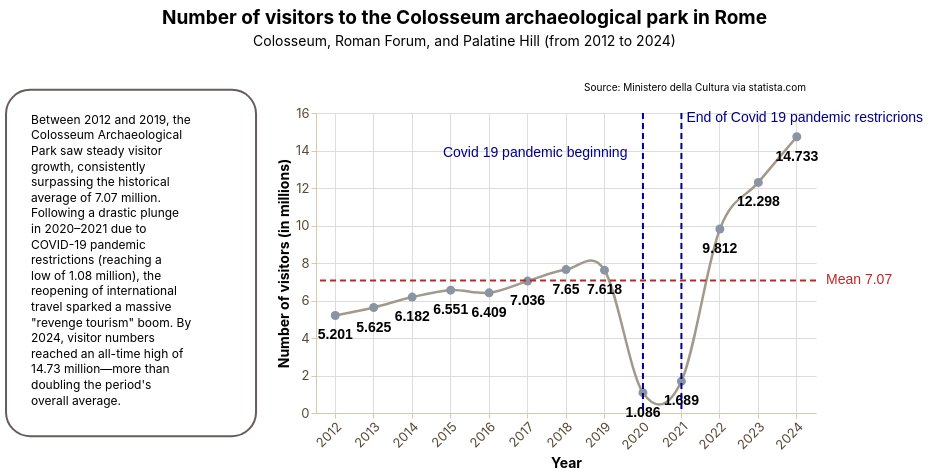

Notebook code for this chart:
### Markdown cell above
Data story with **line chart**

### Code cell
story = (
    pn.Story(
    #Builing the Story class object
        data = colosseum,
        width = 500,
        height = 300,
        template = colosseumTemplate #Using the colosseumTemplate
    )

    #Method invocation
    #Line chart
    .mark_line(
        point = True,
        interpolate = "cardinal"
    )

    #Data encoding
    .encode(
        x = alt.X(
            "year:N",
            title = "Year", 
            axis = alt.Axis(
                grid = True,
                labelAngle = -45
            )
        ),
        y = alt.Y(
            "visitors:Q",
            title = "Number of visitors (in millions)",
            axis = alt.Axis(
                grid = True
            )
        )
    )

    #Data source
    .add_source(
        text = "Source: Ministero della Cultura via statista.com",
        position = "top",
        align = "right"
    )
    
    #Title and subtitle
    .add_title(
        title = "Number of visitors to the Colosseum archaeological park in Rome",
        subtitle = "Colosseum, Roman Forum, and Palatine Hill (from 2012 to 2024)",
        align = "center"
    )

    #Context area (on the left)
    .add_context(
        text = "Between 2012 and 2019, the Colosseum Archaeological Park saw steady visitor growth, consistently surpassing the historical average of 7.07 million. Following a drastic plunge in 2020–2021 due to COVID-19 pandemic restrictions (reaching a low of 1.08 million), the reopening of international travel sparked a massive \"revenge tourism\" boom. By 2024, visitor numbers reached an all-time high of 14.73 million—more than doubling the period's overall average.",
        position = "left",
    )

    #Labels
    .add_labels_chart(
        values = "visitors:Q",
        font_size = 14,
        font_weight = "bold",
        dy = 20
    )

    #Mean
    .add_line(
        value = colosseum["visitors"],
        math = "mean",
        label_font_size = 14,
    )

    #Highlighing line
    .add_line(
        orientation = "vertical",
        value = 2020,
        label_text = "Covid 19 pandemic beginning",
        color = "darkblue",
        label_dx = -200,
        label_dy = 50,
        label_font_size = 14
    )

    #Highlighing line
    .add_line(
        orientation = "vertical",
        value = 2021,
        label_text = "End of Covid 19 pandemic restricrions",
        color = "darkblue",
        label_dx = 5,
        label_dy = 15,
        label_font_size = 14
    )

    .render()
)

story

### Figure 1 — Vega-Lite specification as saved in the notebook (floating-point values rounded to 4 significant figures)
{"config": {"view": {"continuousWidth": 300, "continuousHeight": 300, "strokeWidth": 0}, "axis": {"domainColor": "#d8c9ad", "grid": false, "labelColor": "#594a37", "labelFont": "Inter", "labelFontSize": 13, "tickColor": "#d8c9ad", "titleColor": "#000000", "titleFont": "Inter", "titleFontSize": 14}, "bar": {"color": "rgb(163, 153, 138)"}, "legend": {"labelColor": "#594a37", "labelFont": "Inter", "labelFontSize": 12, "titleColor": "#000000", "titleFont": "Inter", "titleFontSize": 12}, "line": {"color": "rgb(163, 153, 138)"}, "mark": {"strokeWidth": 2.5}, "point": {"color": "rgb(138, 148, 163)", "filled": true, "size": 80}, "range": {"category": ["rgb(163, 153, 138)", "rgb(138, 148, 163)", "#348035", "#a46cc2", "#d96027"]}, "title": {"color": "#000000", "font": "Inter", "fontSize": 19}}, "vconcat": [{"layer": [{"mark": {"type": "text", "align": "center", "baseline": "top", "color": "#000000", "font": "Inter", "fontSize": 19, "fontWeight": "bold", "text": "Number of visitors to the Colosseum archaeological park in Rome"}, "encoding": {"x": {"value": 375.0}, "y": {"value": 4}}}, {"mark": {"type": "text", "align": "center", "baseline": "top", "color": "#000000", "font": "Inter", "fontSize": 14, "text": "Colosseum, Roman Forum, and Palatine Hill (from 2012 to 2024)"}, "encoding": {"x": {"value": 375.0}, "y": {"value": 30}}}], "data": {"name": "data-6fad5c34291b82fc9632cbce143d677a"}, "height": 58, "width": 750.0}, {"hconcat": [{"layer": [{"mark": {"type": "rect", "color": "rgb(255, 255, 255)", "cornerRadius": 24.0, "opacity": 1.0, "stroke": "rgb(103, 91, 91)", "strokeWidth": 2.0}, "encoding": {"x": {"value": 0}, "x2": {"value": 250.0}, "y": {"value": -23.2}, "y2": {"value": 323.2}}}, {"mark": {"type": "text", "align": "left", "baseline": "top", "color": "rgb(0, 0, 0)", "font": "Inter", "fontSize": 12, "fontStyle": "normal", "fontWeight": "normal", "lineBreak": "\n", "lineHeight": 15.6, "text": "Between 2012 and 2019, the\nColosseum Archaeological\nPark saw steady visitor\ngrowth, consistently\nsurpassing the historical\naverage of 7.07 million.\nFollowing a drastic plunge\nin 2020–2021 due to\nCOVID-19 pandemic\nrestrictions (reaching a\nlow of 1.08 million), the\nreopening of international\ntravel sparked a massive\n\"revenge tourism\" boom. By\n2024, visitor numbers\nreached an all-time high of\n14.73 million—more than\ndoubling the period's\noverall average."}, "encoding": {"x": {"value": 25}, "y": {"value": 1.8}}}], "data": {"name": "data-6fad5c34291b82fc9632cbce143d677a"}, "height": 346.4, "width": 250.0}, {"layer": [{"mark": {"type": "line", "interpolate": "cardinal", "point": true}, "encoding": {"x": {"axis": {"grid": true, "labelAngle": -45}, "field": "year", "title": "Year", "type": "nominal"}, "y": {"axis": {"grid": true}, "field": "visitors", "title": "Number of visitors (in millions)", "type": "quantitative"}}}, {"mark": {"type": "text", "align": "center", "angle": 0, "color": "rgb(0, 0, 0)", "dx": 0, "dy": 20, "fontSize": 14, "fontWeight": "bold", "lineBreak": "\n"}, "encoding": {"text": {"field": "visitors", "type": "quantitative"}, "x": {"axis": {"grid": true, "labelAngle": -45}, "field": "year", "title": "Year", "type": "nominal"}, "y": {"axis": {"grid": true}, "field": "visitors", "title": "Number of visitors (in millions)", "type": "quantitative"}}}, {"data": {"name": "data-6fad5c34291b82fc9632cbce143d677a"}, "mark": {"type": "text", "align": "right", "baseline": "bottom", "color": "rgb(0, 0, 0)", "font": "Inter", "fontSize": 10, "lineBreak": "\n", "text": "Source: Ministero della Cultura via statista.com"}, "encoding": {"x": {"value": 490}, "y": {"value": -20}}}, {"layer": [{"data": {"name": "data-58a35f2520d4b74a61c05cf953ad3c2c"}, "mark": {"type": "rule", "color": "rgb(191, 38, 38)", "strokeDash": [6, 4], "strokeWidth": 2}, "encoding": {"y": {"field": "y", "type": "quantitative"}}}, {"data": {"name": "data-661295097da28f9fac40d663e8506740"}, "mark": {"type": "text", "align": "left", "color": "rgb(191, 38, 38)", "dx": 0, "dy": 0, "fontSize": 14, "fontStyle": "normal", "fontWeight": "normal"}, "encoding": {"text": {"value": "Mean 7.07"}, "x": {"value": 510}, "y": {"field": "y", "type": "quantitative"}}}]}, {"layer": [{"data": {"name": "data-bda9bffe9e264e31167b6491152f8cc9"}, "mark": {"type": "rule", "color": "darkblue", "strokeDash": [6, 4], "strokeWidth": 2}, "encoding": {"x": {"field": "x", "type": "nominal"}}}, {"data": {"name": "data-06b5451864432c29688e805fdf8a71ce"}, "mark": {"type": "text", "align": "left", "color": "darkblue", "dx": -200, "dy": 50, "fontSize": 14, "fontStyle": "normal", "fontWeight": "normal"}, "encoding": {"text": {"value": "Covid 19 pandemic beginning"}, "x": {"field": "x", "type": "nominal"}, "y": {"value": -10}}}]}, {"layer": [{"data": {"name": "data-c636a8228389466f33a3b49c28851687"}, "mark": {"type": "rule", "color": "darkblue", "strokeDash": [6, 4], "strokeWidth": 2}, "encoding": {"x": {"field": "x", "type": "nominal"}}}, {"data": {"name": "data-50229de4c90ef8ab7b084eaad8c9a32f"}, "mark": {"type": "text", "align": "left", "color": "darkblue", "dx": 5, "dy": 15, "fontSize": 14, "fontStyle": "normal", "fontWeight": "normal"}, "encoding": {"text": {"value": "End of Covid 19 pandemic restricrions"}, "x": {"field": "x", "type": "nominal"}, "y": {"value": -10}}}]}], "data": {"name": "data-42b64b9bfa8133a31df103287d92289b"}, "height": 300, "width": 500}]}], "center": true, "resolve": {"axis": {"x": "shared", "y": "shared"}}, "$schema": "https://vega.github.io/schema/vega-lite/v6.4.1.json", "datasets": {"data-6fad5c34291b82fc9632cbce143d677a": [{"_": 0}], "data-42b64b9bfa8133a31df103287d92289b": [{"year": 2012, "visitors": 5.201}, {"year": 2013, "visitors": 5.625}, {"year": 2014, "visitors": 6.182}, {"year": 2015, "visitors": 6.551}, {"year": 2016, "visitors": 6.409}, {"year": 2017, "visitors": 7.036}, {"year": 2018, "visitors": 7.65}, {"year": 2019, "visitors": 7.618}, {"year": 2020, "visitors": 1.086}, {"year": 2021, "visitors": 1.689}, {"year": 2022, "visitors": 9.812}, {"year": 2023, "visitors": 12.3}, {"year": 2024, "visitors": 14.73}], "data-58a35f2520d4b74a61c05cf953ad3c2c": [{"y": 7.07}], "data-661295097da28f9fac40d663e8506740": [{"y": 7.07, "label_x": 0}], "data-bda9bffe9e264e31167b6491152f8cc9": [{"x": 2020}], "data-06b5451864432c29688e805fdf8a71ce": [{"x": 2020, "label_y": 0}], "data-c636a8228389466f33a3b49c28851687": [{"x": 2021}], "data-50229de4c90ef8ab7b084eaad8c9a32f": [{"x": 2021, "label_y": 0}]}}
